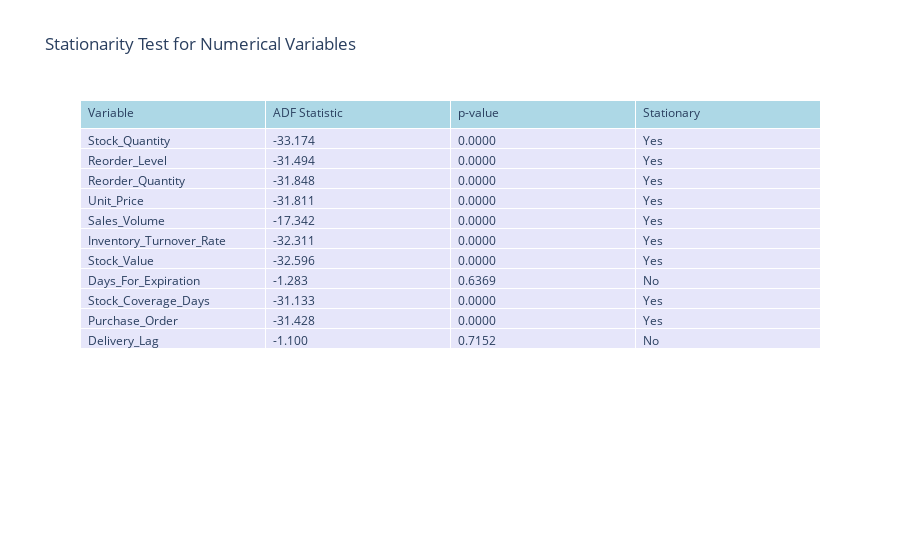

The code cell stored with this chart in its notebook:
### Markdown cell above
# Stationarity Analysis for All Numerical Variables

### Code cell
# Select only numerical variables for analysis
numeric_columns = data.select_dtypes(include=[np.number]).columns.tolist()

# Function for ADF test
def create_stationarity_table(data, columns):
    results = []
    for column in columns:
        try:
            result = adfuller(data[column].dropna())
            stationary = result[1] <= 0.05
            results.append({
                'Variable': column,
                'ADF Statistic': f"{result[0]:.3f}",
                'p-value': f"{result[1]:.4f}",
                'Stationary': 'Yes' if stationary else 'No'
            })
        except:
            continue
    
    return pd.DataFrame(results)

# Create interactive table
stationarity_df = create_stationarity_table(data, numeric_columns)
fig = go.Figure(data=[go.Table(
    header=dict(values=list(stationarity_df.columns),
                fill_color='lightblue',
                align='left'),
    cells=dict(values=[stationarity_df[col] for col in stationarity_df.columns],
               fill_color='lavender',
               align='left'))
])
fig.update_layout(title='Stationarity Test for Numerical Variables')
fig.show()

### Figure 1 — Plotly figure (JSON) as saved in the notebook; plotly's stock layout.template omitted (floating-point values rounded to 4 significant figures)
{"data": [{"cells": {"align": "left", "fill": {"color": "lavender"}, "values": [["Stock_Quantity", "Reorder_Level", "Reorder_Quantity", "Unit_Price", "Sales_Volume", "Inventory_Turnover_Rate", "Stock_Value", "Days_For_Expiration", "Stock_Coverage_Days", "Purchase_Order", "Delivery_Lag"], ["-33.174", "-31.494", "-31.848", "-31.811", "-17.342", "-32.311", "-32.596", "-1.283", "-31.133", "-31.428", "-1.100"], ["0.0000", "0.0000", "0.0000", "0.0000", "0.0000", "0.0000", "0.0000", "0.6369", "0.0000", "0.0000", "0.7152"], ["Yes", "Yes", "Yes", "Yes", "Yes", "Yes", "Yes", "No", "Yes", "Yes", "No"]]}, "header": {"align": "left", "fill": {"color": "lightblue"}, "values": ["Variable", "ADF Statistic", "p-value", "Stationary"]}, "type": "table"}], "layout": {"title": {"text": "Stationarity Test for Numerical Variables"}}}
